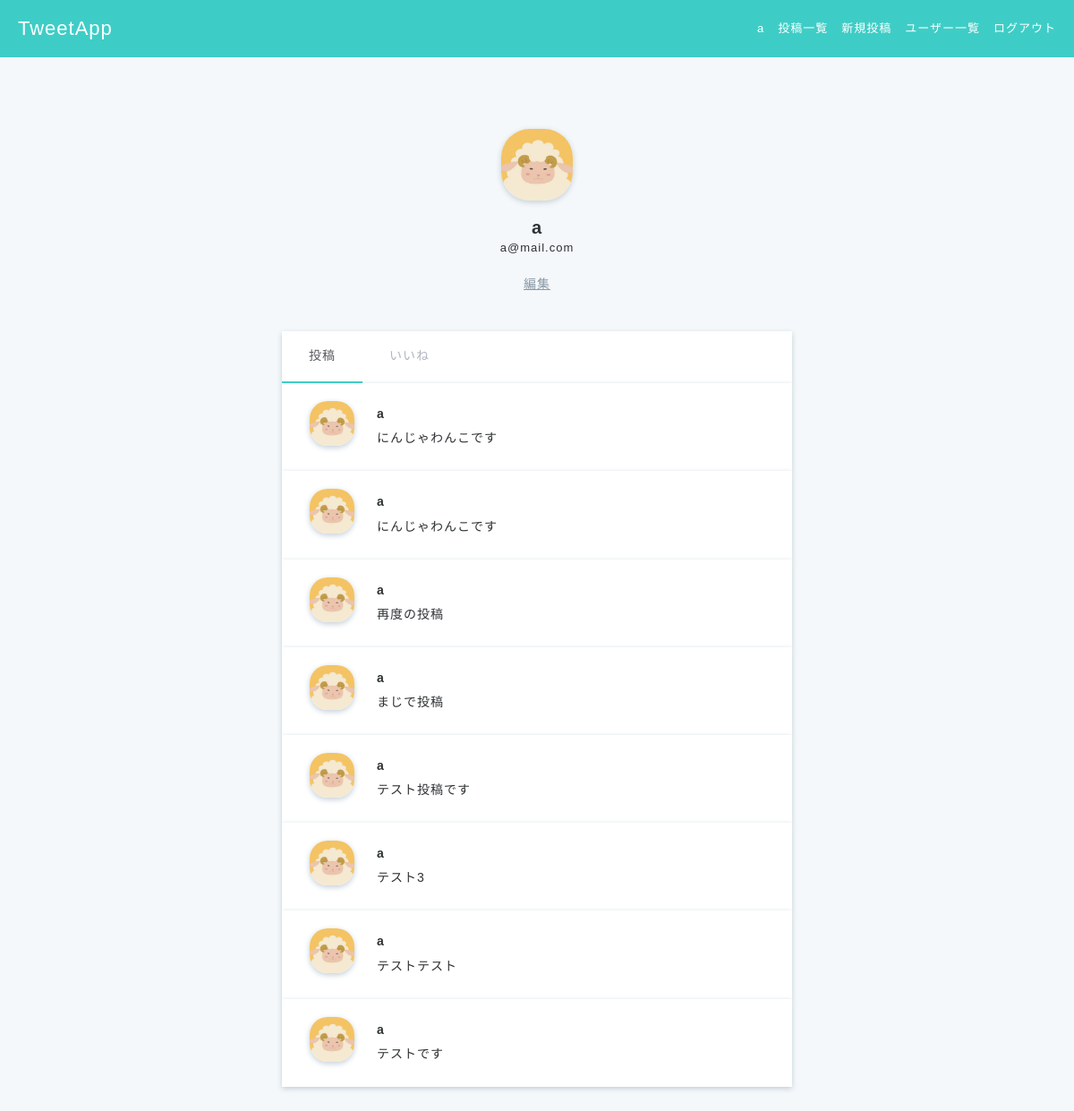
Page /accounts/user_detail/6 (signed in) on the committed database.
### accounts/models.py (models this page shows, shortened)
class Users(AbstractBaseUser, PermissionsMixin):
    username = models.CharField(max_length=150)
    email = models.EmailField(max_length=255, unique=True)
    is_active = models.BooleanField(default=True)
    is_staff = models.BooleanField(default=False)
    picture = models.FileField(null=True, upload_to='picture/', default='picture/default_user.jpeg')
    USERNAME_FIELD = 'email' # このテーブルのレコードを一意に識別
    REQUIRED_FIELDS = ['username'] # スーパーユーザ作成時に入力する
    objects = UserManager()
    class Meta:
        db_table = 'users'

### post/models.py (models this page shows, shortened)
class Posts(models.Model):
    content = models.CharField(max_length=140)
    user = models.ForeignKey('accounts.Users', on_delete=models.CASCADE)
    created_at = models.DateTimeField(auto_now_add=True)
    updated_at = models.DateTimeField(auto_now=True)
    class Meta:
        db_table = 'posts'

### accounts/views.py (the view)
# urls.py: path('user_detail/<int:user_id>', views.user_detail, name='user_detail'),
def user_detail(request, user_id):
    if not request.user.is_authenticated:
        messages.warning(request, 'ログインが必要です')
        return redirect('accounts:user_login')
    else:
        user = get_object_or_404(Users, id=user_id)
        posts = Posts.objects.filter(
            user_id=user_id).order_by('-created_at')
        return render(request, 'accounts/user_detail.html', context={
            'user': user, 'posts' : posts
        })

### templates/accounts/user_detail.html
{% extends 'base.html' %}
{% block content %}
<div class="main user-show">
    <div class="container">
      <div class="user">
        <img src="{{ user.picture.url }}">
        <h2>{{ user.username }}</h2>
        <p>{{ user.email }}</p>
        {% if request.user.id == user.id %}
          <a href="{% url 'accounts:user_edit' %}">編集</a>
        {% endif %}
      </div>
      <ul class="user-tabs">
        <li class="active"><a href="{% url 'accounts:user_detail' user_id=user.id %}">投稿</a></li>
        <li><a href="">いいね</a></li>
      </ul>
      {% for post in posts %}
        <div class="posts-index-item">
          <div class="post-left">
            <img src="{{ post.user.picture.url }}">
          </div>
          <div class="post-right">
            <div class="post-user-name">
              <a href="{% url 'accounts:user_detail' user_id=post.user.id %}">{{ post.user.username }}</a>
            </div>
            <a href="{% url 'post:post_detail' post_id=post.id %}">{{ post.content }}</a>
          </div>
        </div>
      {% endfor %}
    </div>
</div>
{% endblock content %}

### templates/base.html (shortened to what this page needs)
{% load static %}
<!DOCTYPE html>
<html lang="ja">
  <head>
    <link rel="stylesheet" href="{% static 'css/style.css' %}" />
    <link
      rel="stylesheet"
      href="https://maxcdn.bootstrapcdn.com/font-awesome/4.7.0/css/font-awesome.min.css"
    />
  </head>
  <body>
    <header>
      <div class="header-logo">
        {% if user.is_authenticated %}
        <a href="{% url 'post:posts_index' %}">TweetApp</a>
        {% else %}
        <a href="{% url 'accounts:top' %}">TweetApp</a>
        {% endif %}
      </div>
      <ul class="header-menus">
        {% if user.is_authenticated %}
        <li>
          <a href="{% url 'accounts:user_detail' user_id=request.user.id %}">{{ request.user.username }}</a>
        </li>
        <li>
          <a href="{% url 'post:posts_index' %}">投稿一覧</a>
        </li>
        <li>
          <a href="{% url 'post:create_post' %}">新規投稿</a>
        </li>
        <li>
          <a href="{% url 'accounts:users_index' %}">ユーザー一覧</a>
        </li>
        <li>
          <a href="{% url 'accounts:user_logout' %}">ログアウト</a>
        </li>
        {% endif %}
      </ul>
    </header>
    {% block content %}{% endblock content %}
  </body>
</html>

### static/css/style.css (style rules this page uses)
* { box-sizing: border-box; }
html { font: 100%/1.5 'Avenir Next', 'Hiragino Sans', sans-serif; line-height: 1.7; letter-spacing: 1px; }
ul, li { list-style-type: none; padding: 0; margin: 0; }
a { text-decoration: none; color: #2d3133; font-size: 14px; }
h1, h2, h3, h4, h5, h6, p { margin: 0; }
body { color: #2d3133; background-color: #3ecdc6; margin: 0; min-height: 1vh; }
.main { position: absolute; top: 64px; width: 100%; height: auto; min-height: 100%; background-color: #f5f8fa; }
.container { max-width: 600px; margin: 60px auto; padding-left: 15px; padding-right: 15px; clear: both; }
header { height: 64px; position: absolute; z-index: 1; width: 100%; }
.header-logo { float: left; padding-left: 20px; color: white; font-size: 22px; line-height: 64px; }
.header-logo a { color: white; font-size: 22px; }
.header-menus { float: right; padding-right: 20px; }
.header-menus li { float: left; line-height: 64px; font-size: 13px; color: white; padding-left: 15px; }
.header-menus a { float: left; font-size: 13px; color: white; }
.posts-index-item { padding: 20px 30px; background-color: white; overflow: hidden; box-shadow: 0 2px 6px #c1ced7; }
.post-left img { width: 50px; height: 50px; border-radius: 40%; box-shadow: 0 2px 6px #c1ced7; object-fit: cover; }
.post-user-name a { font-weight: 600; }
.post-left { float: left; width: 10%; }
.post-right { float: left; width: 90%; padding-left: 25px; text-align: left; }
.user-show { text-align: center; }
.user { margin-bottom: 20px; }
.user img { width: 80px; height: 80px; border-radius: 40%; box-shadow: 0 2px 6px #c1ced7; margin: 20px 0 10px; object-fit: cover; }
.user h2 { font-size: 20px; font-weight: 600; line-height: 1.2; }
.user p { font-size: 13px; margin-bottom: 15px; }
.user a { color: #8899a6; text-decoration: underline; font-weight: 200; }
.user-tabs { margin-top: 40px; background-color: white; overflow: hidden; box-shadow: 0 2px 6px #c1ced7; }
.user-tabs li { float: left; }
.user-tabs li.active { border-bottom: 2px solid #3ecdc6; }
.user-tabs li.active a { color: #57575f; }
.user-tabs a { display: inline-block; padding: 16px 30px; color: #afb6bf; }

### rows in the picture
Users: user.username "a", picture (picture), username "a", email "a@mail.com"
Posts: user.picture (picture), user.username "a", content "にんじゃわんこです"
Posts: user.picture (picture), user.username "a", content "にんじゃわんこです"
Posts: user.picture (picture), user.username "a", content "再度の投稿"
Posts: user.picture (picture), user.username "a", content "まじで投稿"
Posts: user.picture (picture), user.username "a", content "テスト投稿です"
Posts: user.picture (picture), user.username "a", content "テスト3"
Posts: user.picture (picture), user.username "a", content "テストテスト"
Posts: user.picture (picture), user.username "a", content "テストです"
